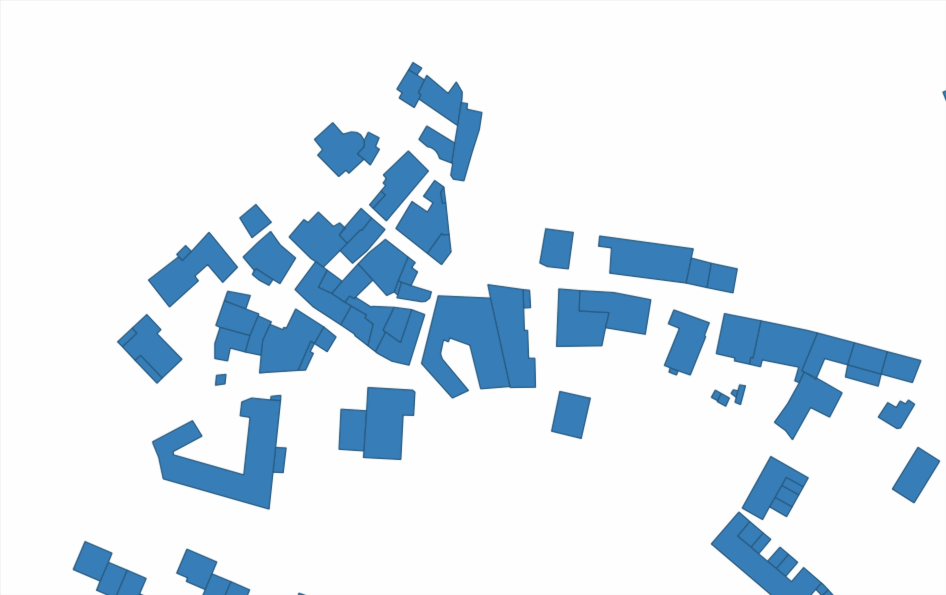
#> input picture images/sample_input_1.jpg, 3784 x 2380 px (shown at 1/4 size)
$ python -i process_polygon.py   (imports and definitions only)
#> lines starting #> are read from the running program, lines starting #| are printed output that depends on the picture; after the words box and inside, x2 and y2 are one past the last pixel; in counts of white or black regions, pixels touching at a corner belong together
#> further down, picture is the input picture: shape (2380, 3784, 3); mean B, G, R 241.7, 232.7, 221.9
import cv2
import numpy as np
import math
import matplotlib.pyplot as plt
from io import BytesIO


def polygon_area(vertices):
    n = len(vertices)
    if n < 3:
        raise ValueError("A polygon must have at least 3 vertices")

    area = 0.0
    for i in range(n):
        x1, y1 = vertices[i]
        x2, y2 = vertices[(i + 1) % n]
        area += x1 * y2 - x2 * y1

    return abs(area) / 2.0

def crop_polygon_from_image(image, vertices):
    mask = np.zeros(image.shape[:2], dtype=np.uint8)
    cv2.fillPoly(mask, [np.array(vertices, dtype=np.int32)], 255)
    result = cv2.bitwise_and(image, image, mask=mask)
    x, y, w, h = cv2.boundingRect(np.array(vertices, dtype=np.int32))
    cropped = result[y:y+h, x:x+w]
    return cropped

def remove_white_pixels(image, threshold=240):
    if len(image.shape) == 2:  # Grayscale image
        white_mask = cv2.inRange(image, threshold, 255)
    elif len(image.shape) == 3:  # Color image
        if image.shape[2] == 3:  # RGB
            white_mask = cv2.inRange(image, np.array([threshold, threshold, threshold]), np.array([255, 255, 255]))
        elif image.shape[2] == 4:  # RGBA
            white_mask = cv2.inRange(image[:,:,:3], np.array([threshold, threshold, threshold]), np.array([255, 255, 255]))
        else:
            raise ValueError("Unsupported number of channels")
    else:
        raise ValueError("Unsupported image shape")

    non_white_mask = cv2.bitwise_not(white_mask)
    result = cv2.bitwise_and(image, image, mask=non_white_mask)
    return result

# [23 lines left out: function compute_centroid, not called in this run]

def extract_polygons(image, min_vertices=3, max_area=300000):
#> called with min_vertices = 3, max_area = 300000
    image = np.array(image)

    # Check the number of channels in the image
    if len(image.shape) == 2:  # Grayscale image (single channel)
        gray = image
    elif image.shape[2] == 3:  # BGR image (3 channels)
        gray = cv2.cvtColor(image, cv2.COLOR_BGR2GRAY)
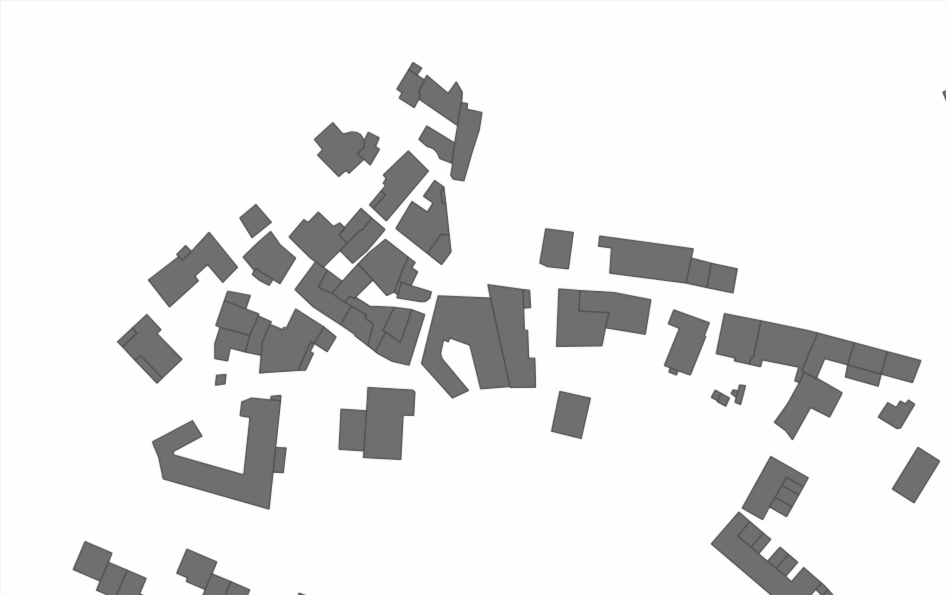
#> gray: shape (2380, 3784) (shown at 1/4 size); min 51, max 255, mean 230.5
    elif image.shape[2] == 4:  # RGBA image (4 channels)
        image = cv2.cvtColor(image, cv2.COLOR_BGRA2BGR)
        gray = cv2.cvtColor(image, cv2.COLOR_BGR2GRAY)
    else:
        raise ValueError("Unexpected number of channels in input image")

    # Ensure the image is of type uint8
    if gray.dtype != np.uint8:
        gray = cv2.normalize(gray, None, 0, 255, cv2.NORM_MINMAX).astype(np.uint8)

    ret, thresh = cv2.threshold(gray, 200, 255, 0)
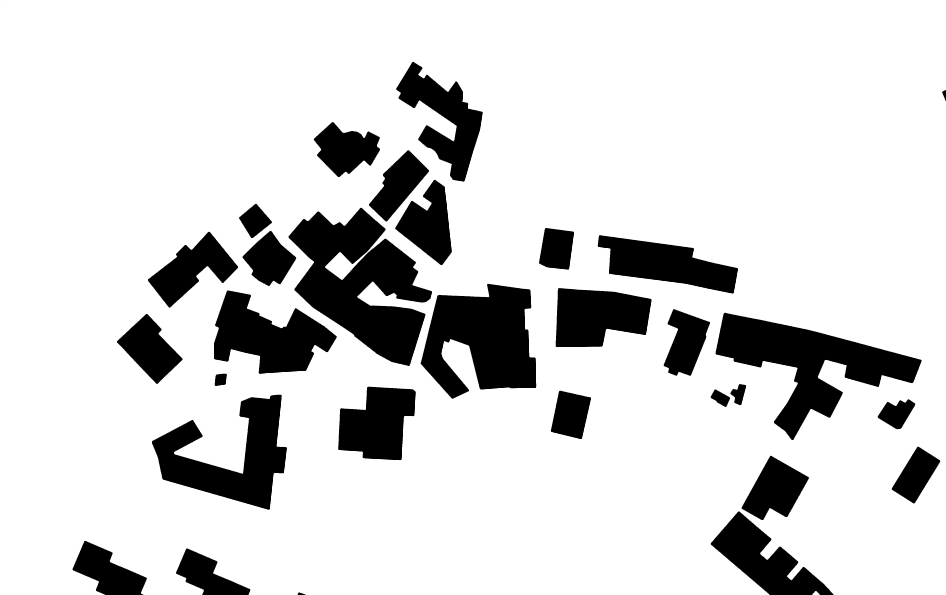
#> thresh: shape (2380, 3784) (shown at 1/4 size); 83.8% white; 31 black regions (1 under 20 px)
    contours, _ = cv2.findContours(thresh, cv2.RETR_TREE, cv2.CHAIN_APPROX_SIMPLE)
#> contours = 27 contours; largest, box (x1, y1, x2, y2) and area: (0, 0, 3784, 2380) 8871038, (1153, 830, 1729, 1465) 189888, (2861, 1250, 3688, 1761) 154002, (1682, 1134, 2146, 1596) 141768, (607, 1578, 1149, 2040) 113206

    polygons = []
    for cnt in contours:
        approx = cv2.approxPolyDP(cnt, 0.01 * cv2.arcLength(cnt, True), True)
        if len(approx) >= min_vertices:
            flattened_vertices = [tuple(coord[0]) for coord in approx]
            area = polygon_area(flattened_vertices)
            # print("area: ", area)
            if area < max_area:
                cropped_image = crop_polygon_from_image(image, flattened_vertices)
                cropped_image = remove_white_pixels(cropped_image, 100)
                polygons.append((flattened_vertices, cropped_image))
#> this loop made 27 passes
#> (flattened_vertices, n in polygon_area, area, x in crop_polygon_from_image, y in crop_polygon_from_image, w in crop_polygon_from_image, h in crop_polygon_from_image) on passes 4, 7: ([(3671, 1785), (3761, 1845), (3655, 2014), (3566, 1954)], 4, 21455.5, 3566, 1785, 196, 230), ([(2239, 1562), (2364, 1591), (2326, 1756), (2203, 1726)], 4, 21489.5, 2203, 1562, 162, 195)
#> (n in polygon_area, area, x in crop_polygon_from_image, y in crop_polygon_from_image, w in crop_polygon_from_image, h in crop_polygon_from_image) on passes 1, 3, 5, 6, 8, 9: (6, 259, 3249, 2364, 30, 16), (6, 37857, 2965, 1822, 272, 259), (9, 10282, 3510, 1596, 152, 121), (13, 112836, 607, 1582, 542, 458), (7, 2877.5, 2842, 1557, 79, 72), (10, 64289, 1352, 1546, 312, 295)
#> pass 3, in crop_polygon_from_image (call 2), `result = cv2.bitwise_and(image, image, mask=mask)`:
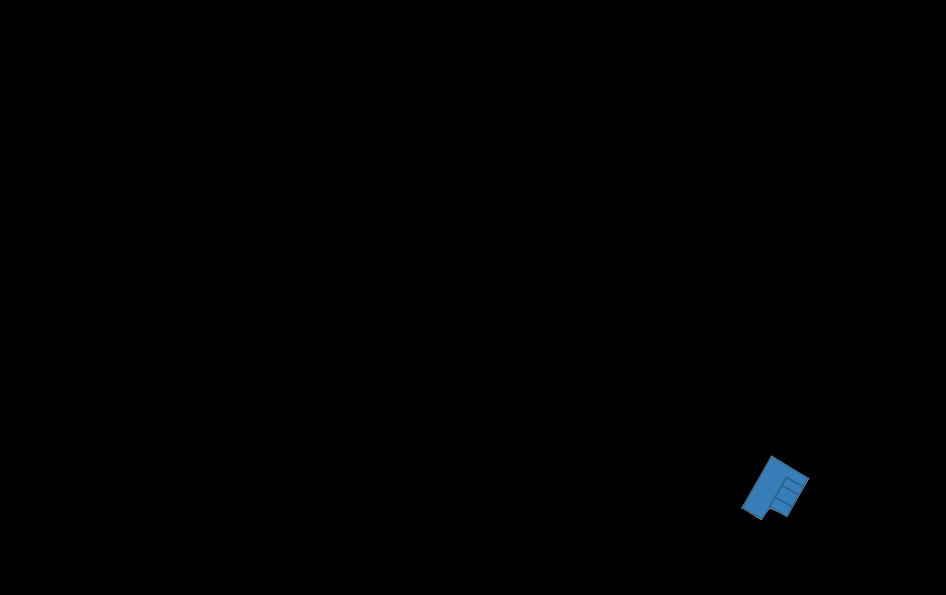
#> result: shape (2380, 3784, 3) (shown at 1/4 size); mean B, G, R 0.7, 0.5, 0.2
#> pass 3, in crop_polygon_from_image (call 2), `cropped = result[y:y+h, x:x+w]`:
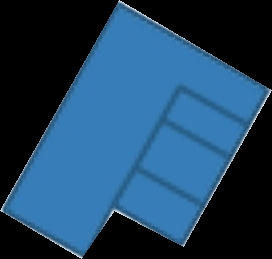
#> cropped: shape (259, 272, 3); mean B, G, R 95.7, 66.1, 30.4
#> pass 3, in remove_white_pixels (call 2), `white_mask = cv2.inRange(image, np.array([threshold, threshold, thresh..`:
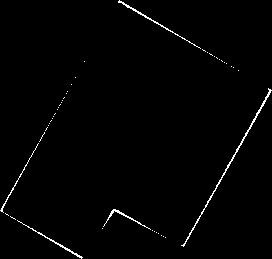
#> white_mask: shape (259, 272); 1.2% white in thin lines or dots
#> after the loop, polygons = 26 items
    return polygons

# [182 lines left out: functions extract_polygons_adjustable, plot_polygons, calculate_angles, not called in this run]

>>> import cv2
>>> picture = cv2.imread('../images/sample_input_1.jpg')
>>> result = extract_polygons(picture)
#> result = 26 items

$ run again, on images/sample_input_2.jpg
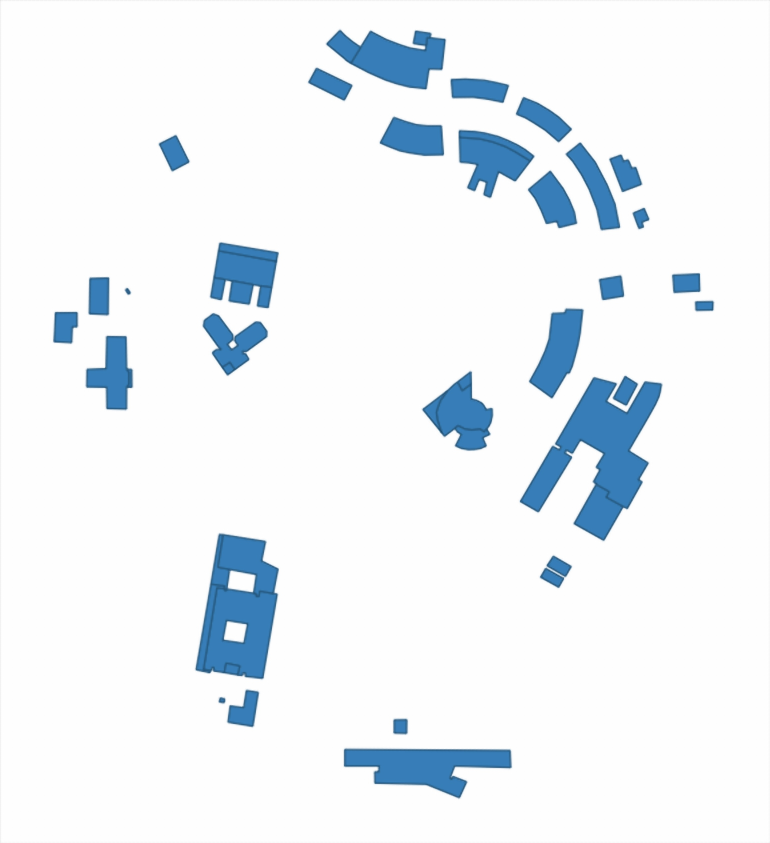
#> input picture images/sample_input_2.jpg, 2308 x 2528 px (shown at 1/3 size)
#> picture is the input picture: shape (2528, 2308, 3); mean B, G, R 247, 242.2, 236.4
#> in extract_polygons, `ret, thresh = cv2.threshold(gray, 200, 255, 0)`:
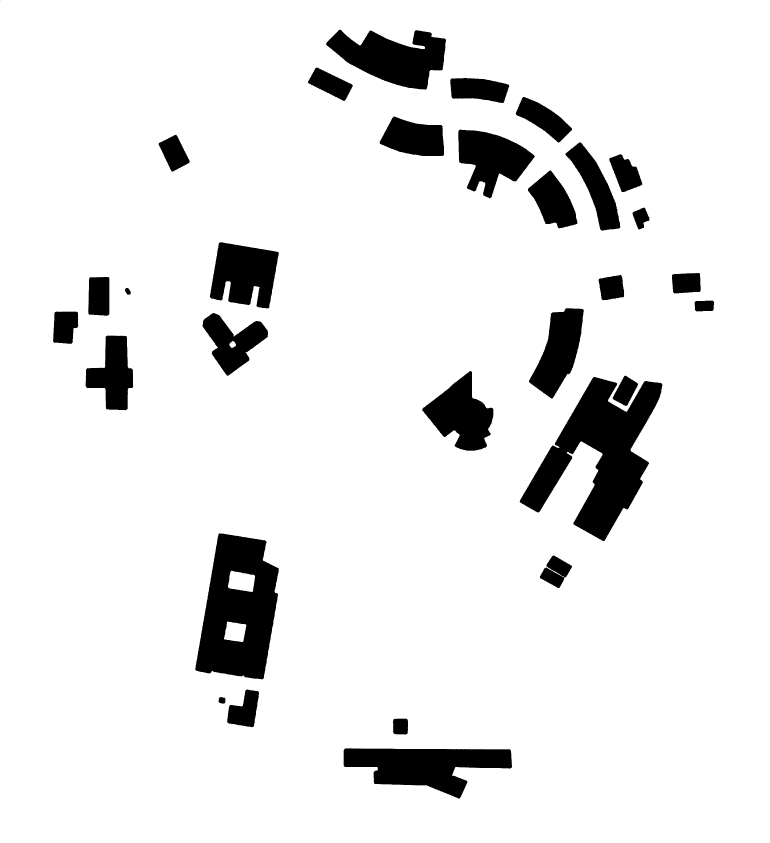
#> thresh: shape (2528, 2308) (shown at 1/3 size); 91.1% white; 31 black regions (1 under 20 px)
#> contours = 37 contours, 3 with area under 20; largest, box (x1, y1, x2, y2) and area: (0, 0, 2308, 2528) 5829788, (1558, 1130, 1989, 1624) 89696, (585, 1599, 837, 2039) 81363, (1030, 2244, 1537, 2397) 44294, (977, 88, 1339, 270) 38767
#> the loop in extract_polygons, `for cnt in contours:` made 37 passes
#> (flattened_vertices, n in polygon_area, area, x in crop_polygon_from_image, y in crop_polygon_from_image, w in crop_polygon_from_image, h in crop_polygon_from_image) on passes 11, 31, 36: ([(683, 1864), (672, 1916), (728, 1925), (738, 1874)], 4, 2958, 672, 1864, 67, 62), ([(528, 403), (569, 485), (516, 515), (475, 430)], 4, 5594, 475, 403, 95, 113), ([(948, 202), (1058, 255), (1034, 302), (923, 248)], 4, 6449, 923, 202, 136, 101)
#> pass 2, in remove_white_pixels, `white_mask = cv2.inRange(image, np.array([threshold, threshold, thresh..`:
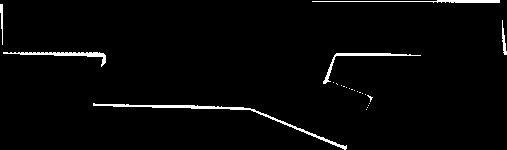
#> white_mask: shape (150, 507); 2.4% white; 23 white regions (17 under 20 px), largest, box (x1, y1, x2, y2) and area: (93, 103, 347, 150) 688, (3, 52, 106, 67) 357, (323, 53, 421, 84) 306, (312, 0, 500, 3) 304, (502, 20, 507, 55) 81, (0, 4, 3, 45) 75
#> after the loop in extract_polygons, `for cnt in contours:`: polygons = 36 items

$ run again, on images/sample_input_3.jpg
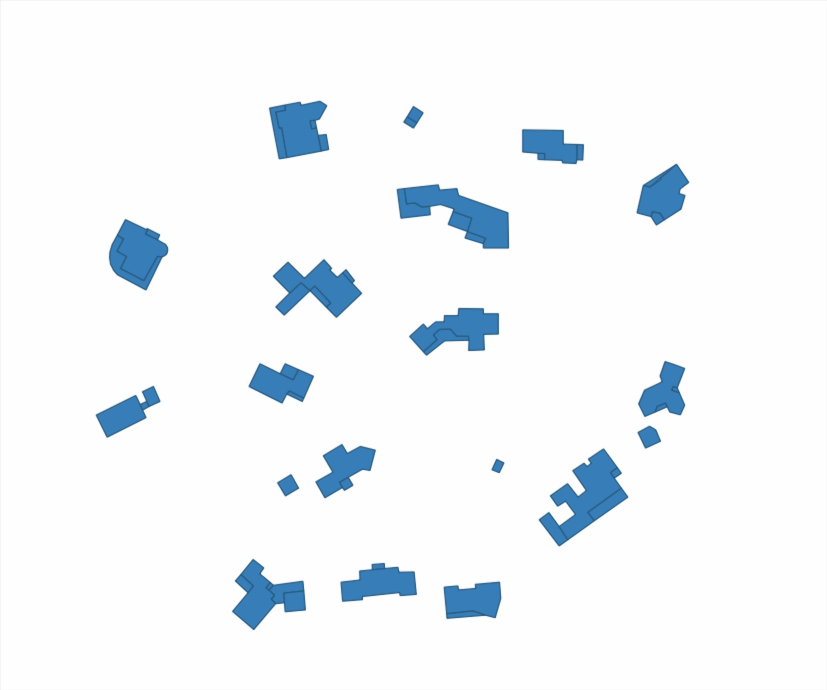
#> input picture images/sample_input_3.jpg, 3308 x 2760 px (shown at 1/4 size)
#> picture is the input picture: shape (2760, 3308, 3); mean B, G, R 249.2, 245.8, 241.7
#> in extract_polygons, `ret, thresh = cv2.threshold(gray, 200, 255, 0)`:
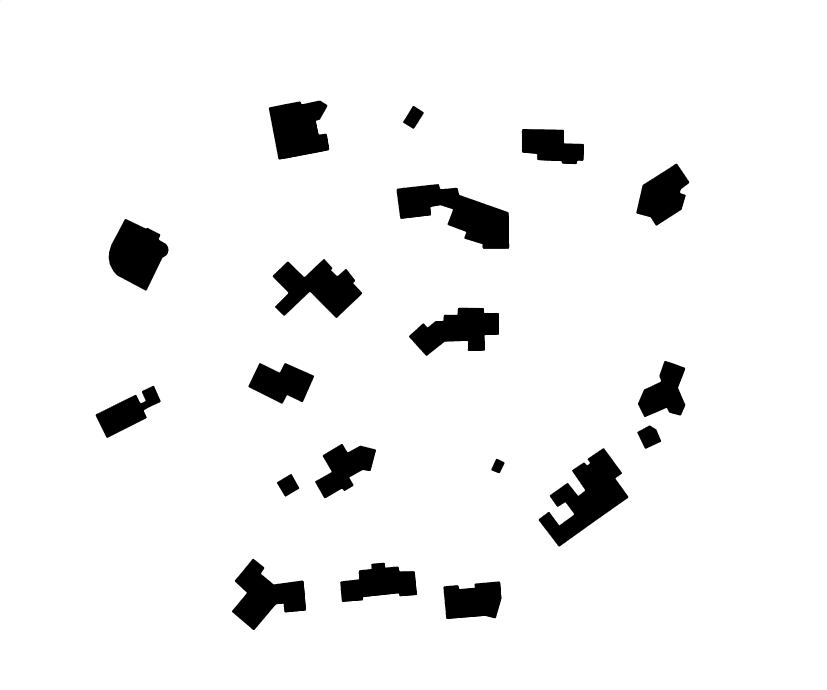
#> thresh: shape (2760, 3308) (shown at 1/4 size); 93.7% white; 20 black regions (1 under 20 px)
#> contours = 20 contours; largest, box (x1, y1, x2, y2) and area: (0, 0, 3308, 2760) 9124012, (2154, 1792, 2514, 2187) 61442, (1585, 735, 2038, 997) 60548, (1090, 1035, 1449, 1273) 46116, (434, 875, 675, 1163) 43348
#> the loop in extract_polygons, `for cnt in contours:` made 20 passes
#> (flattened_vertices, n in polygon_area, area, x in crop_polygon_from_image, y in crop_polygon_from_image, w in crop_polygon_from_image, h in crop_polygon_from_image) on passes 5, 19: ([(1164, 1895), (1197, 1952), (1140, 1986), (1107, 1929)], 4, 4371, 1107, 1895, 91, 92), ([(1651, 423), (1695, 450), (1654, 515), (1611, 488)], 4, 3921, 1611, 423, 85, 93)
#> pass 2, in remove_white_pixels, `white_mask = cv2.inRange(image, np.array([threshold, threshold, thresh..`:
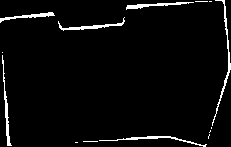
#> white_mask: shape (147, 231); 3.7% white in thin lines or dots
#> after the loop in extract_polygons, `for cnt in contours:`: polygons = 19 items

$ run again, on images/sample_input_4.jpg
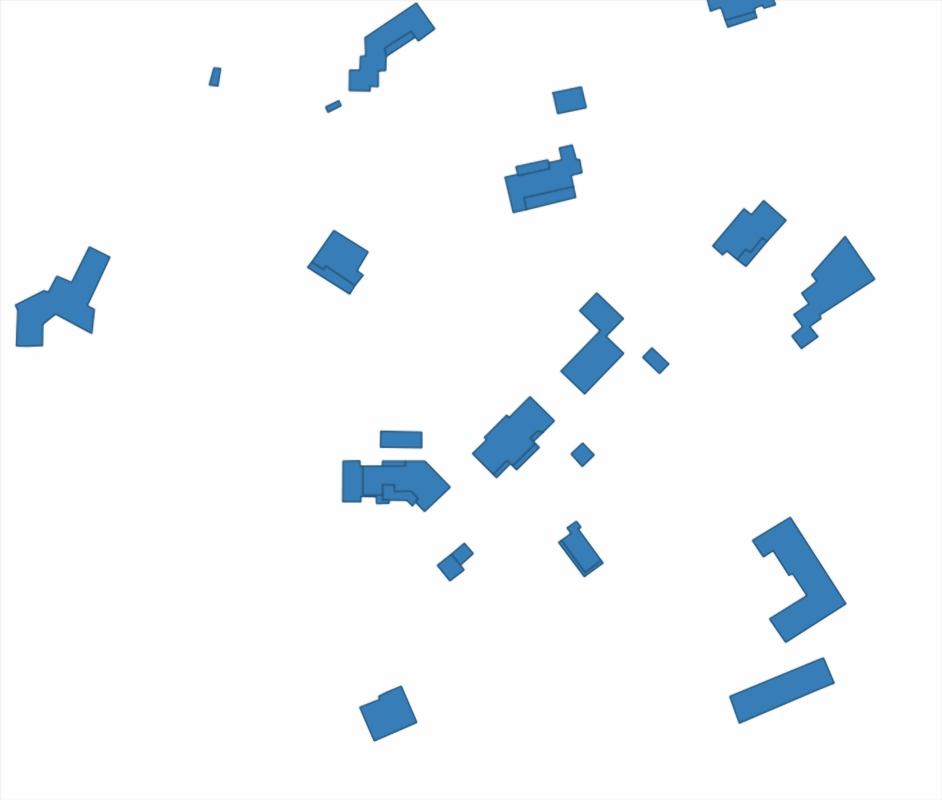
#> input picture images/sample_input_4.jpg, 2824 x 2400 px (shown at 1/3 size)
#> picture is the input picture: shape (2400, 2824, 3); mean B, G, R 249.3, 246.1, 242.1
#> in extract_polygons, `ret, thresh = cv2.threshold(gray, 200, 255, 0)`:
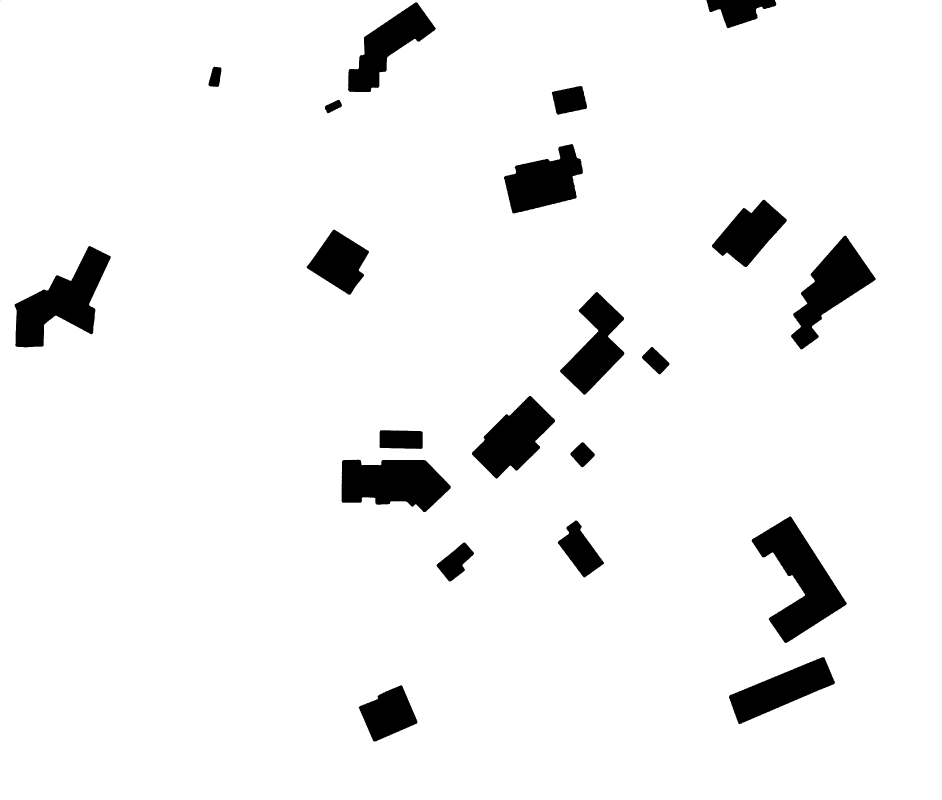
#> thresh: shape (2400, 2824) (shown at 1/3 size); 94% white; 22 black regions (1 under 20 px)
#> contours = 21 contours; largest, box (x1, y1, x2, y2) and area: (0, 0, 2824, 2400) 6762393, (2254, 1548, 2541, 1930) 45161, (43, 737, 333, 1043) 40090, (1023, 1378, 1353, 1537) 37840, (2372, 706, 2628, 1049) 34294
#> the loop in extract_polygons, `for cnt in contours:` made 21 passes
#> (flattened_vertices, n in polygon_area, area, x in crop_polygon_from_image, y in crop_polygon_from_image, w in crop_polygon_from_image, h in crop_polygon_from_image) on passes 3, 19: ([(2473, 1972), (2501, 2053), (2214, 2170), (2191, 2083)], 4, 26805, 2191, 1972, 311, 199), ([(1745, 258), (1760, 324), (1671, 343), (1655, 276)], 4, 6238.5, 1655, 258, 106, 86)
#> pass 2, in remove_white_pixels, `white_mask = cv2.inRange(image, np.array([threshold, threshold, thresh..`:
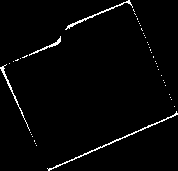
#> white_mask: shape (171, 178); 2.2% white in thin lines or dots
#> after the loop in extract_polygons, `for cnt in contours:`: polygons = 20 items
